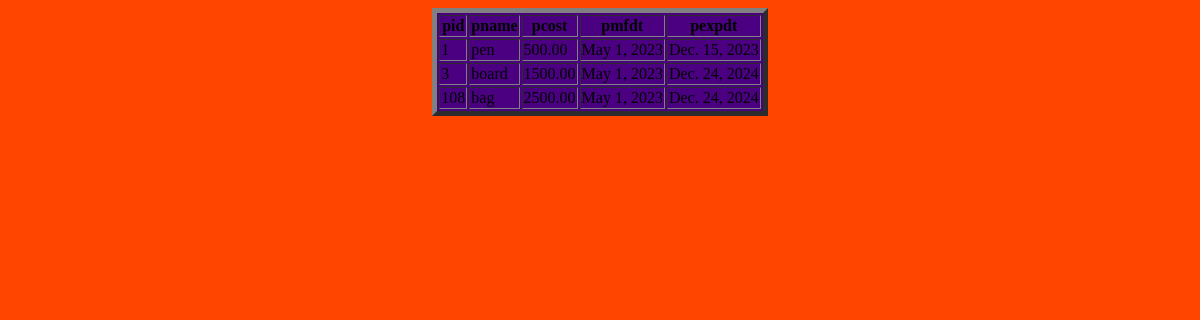
Page /productsapp/display on the earlier database version.
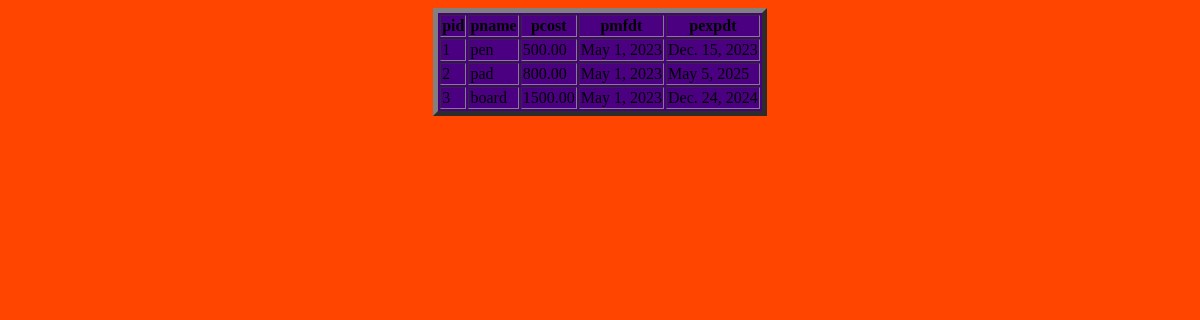
Same page on the later database version.
### productsapp/models.py (models this page shows)
class Products(models.Model):
    pid=models.IntegerField(primary_key=True)
    pname=models.CharField(max_length=20)
    pcost=models.DecimalField(max_digits=10,decimal_places=2)
    pmfdt=models.DateField()
    pexpdt=models.DateField()

### productsapp/views.py (the view)
# urls.py: path('productsapp/display',ProductsDisplay.as_view()),
class ProductsDisplay(View):
    def get(self,request):
        recs=Products.objects.all()
        mydict={"records":recs}
        return render(request,'display.html',context=mydict)

### templates/display.html (shortened to what this page needs)
<!DOCTYPE html>
<html lang="en">
<head>
</head>
<body bgcolor="orangered">
<center>
<table bgcolor="indigo" border="5">
    <tr><th>pid</th><th>pname</th><th>pcost</th><th>pmfdt</th><th>pexpdt</th></tr>
    {% for rec in records %}
        <tr>
        <td>{{ rec.pid }}</td>
        <td>{{ rec.pname }}</td>
        <td>{{ rec.pcost }}</td>
        <td>{{ rec.pmfdt }}</td>
        <td>{{ rec.pexpdt }}</td>
        </tr>
    {% endfor %}
</table>
</center>
</body>
</html>

Differences in the rows shown:
removed Products: pid "108", pname "bag", pcost "2500.00", pmfdt "May 1, 2023", pexpdt "Dec. 24, 2024"
added Products: pid "2", pname "pad", pcost "800.00", pmfdt "May 1, 2023", pexpdt "May 5, 2025"
